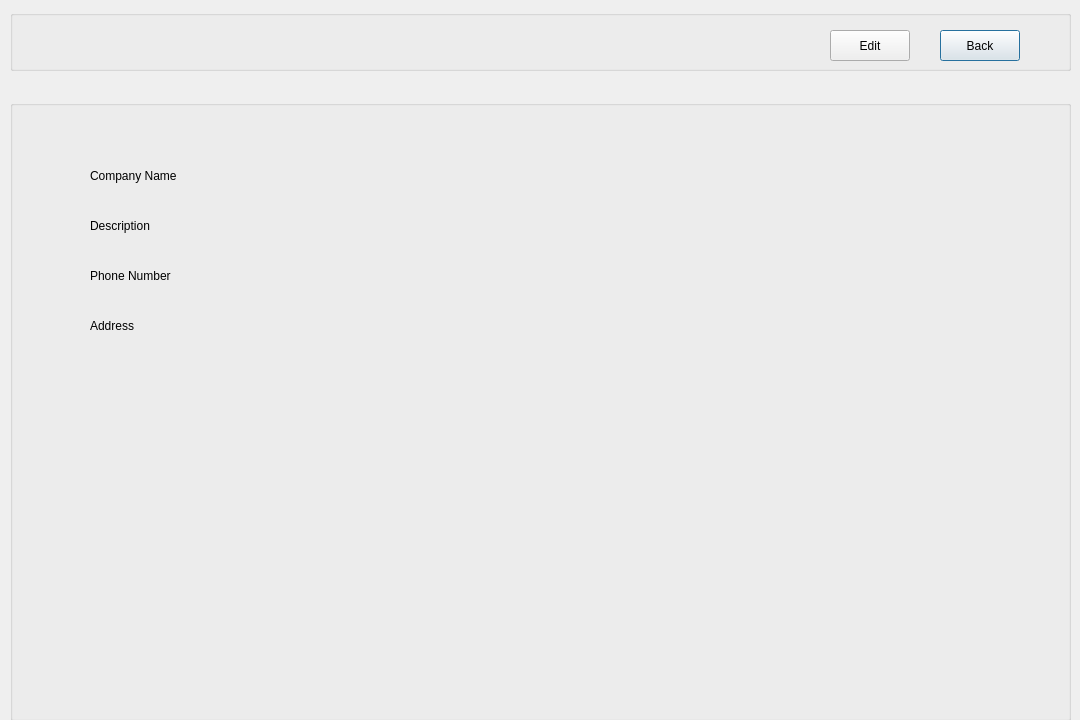
<?xml version="1.0" encoding="UTF-8"?>
<ui version="4.0">
 <class>vprofileemp</class>
 <widget class="QDialog" name="vprofileemp">
  <property name="geometry">
   <rect>
    <x>0</x>
    <y>0</y>
    <width>1080</width>
    <height>720</height>
   </rect>
  </property>
  <property name="windowTitle">
   <string>Dialog</string>
  </property>
  <widget class="QGroupBox" name="groupBox_empvp">
   <property name="geometry">
    <rect>
     <x>10</x>
     <y>10</y>
     <width>1061</width>
     <height>61</height>
    </rect>
   </property>
   <property name="title">
    <string/>
   </property>
   <widget class="QPushButton" name="pushButton_backvj">
    <property name="geometry">
     <rect>
      <x>930</x>
      <y>20</y>
      <width>80</width>
      <height>31</height>
     </rect>
    </property>
    <property name="text">
     <string>Back</string>
    </property>
   </widget>
   <widget class="QPushButton" name="pushButton_editvj">
    <property name="geometry">
     <rect>
      <x>820</x>
      <y>20</y>
      <width>80</width>
      <height>31</height>
     </rect>
    </property>
    <property name="text">
     <string>Edit</string>
    </property>
   </widget>
  </widget>
  <widget class="QGroupBox" name="groupBox_vpfp">
   <property name="geometry">
    <rect>
     <x>10</x>
     <y>100</y>
     <width>1061</width>
     <height>621</height>
    </rect>
   </property>
   <property name="title">
    <string/>
   </property>
   <widget class="QLabel" name="label_vpecn">
    <property name="geometry">
     <rect>
      <x>80</x>
      <y>60</y>
      <width>131</width>
      <height>31</height>
     </rect>
    </property>
    <property name="text">
     <string>Company Name</string>
    </property>
   </widget>
   <widget class="QLabel" name="label_vpedes">
    <property name="geometry">
     <rect>
      <x>80</x>
      <y>110</y>
      <width>141</width>
      <height>31</height>
     </rect>
    </property>
    <property name="text">
     <string>Description</string>
    </property>
   </widget>
   <widget class="QLabel" name="label_vpepn">
    <property name="geometry">
     <rect>
      <x>80</x>
      <y>160</y>
      <width>141</width>
      <height>31</height>
     </rect>
    </property>
    <property name="text">
     <string>Phone Number</string>
    </property>
   </widget>
   <widget class="QLabel" name="label_vpead">
    <property name="geometry">
     <rect>
      <x>80</x>
      <y>210</y>
      <width>141</width>
      <height>31</height>
     </rect>
    </property>
    <property name="text">
     <string>Address</string>
    </property>
   </widget>
   <widget class="QLabel" name="label_vpe1">
    <property name="geometry">
     <rect>
      <x>310</x>
      <y>64</y>
      <width>161</width>
      <height>20</height>
     </rect>
    </property>
    <property name="text">
     <string/>
    </property>
   </widget>
   <widget class="QLabel" name="label_vpe2">
    <property name="geometry">
     <rect>
      <x>310</x>
      <y>114</y>
      <width>161</width>
      <height>20</height>
     </rect>
    </property>
    <property name="text">
     <string/>
    </property>
   </widget>
   <widget class="QLabel" name="label_vpe3">
    <property name="geometry">
     <rect>
      <x>310</x>
      <y>163</y>
      <width>161</width>
      <height>20</height>
     </rect>
    </property>
    <property name="text">
     <string/>
    </property>
   </widget>
   <widget class="QLabel" name="label_vpe4">
    <property name="geometry">
     <rect>
      <x>310</x>
      <y>214</y>
      <width>161</width>
      <height>20</height>
     </rect>
    </property>
    <property name="text">
     <string/>
    </property>
   </widget>
  </widget>
 </widget>
 <resources/>
 <connections/>
</ui>
